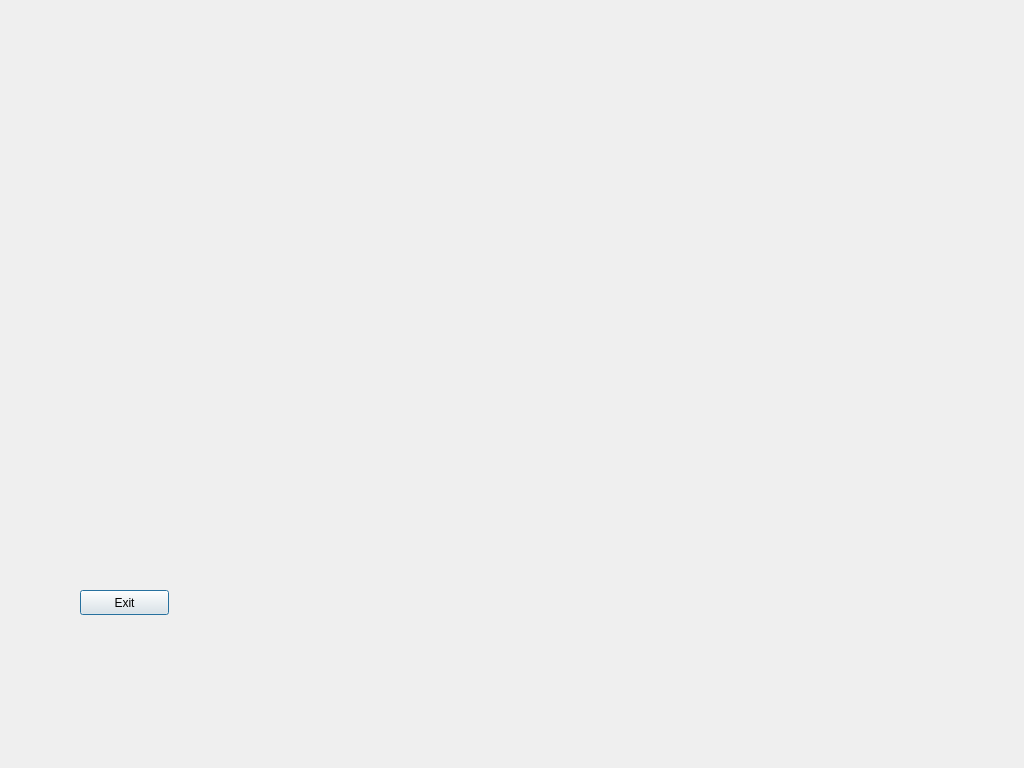
<?xml version="1.0" encoding="UTF-8"?>
<ui version="4.0">
 <class>NetworkSettings</class>
 <widget class="QDialog" name="NetworkSettings">
  <property name="geometry">
   <rect>
    <x>0</x>
    <y>0</y>
    <width>1024</width>
    <height>768</height>
   </rect>
  </property>
  <property name="windowTitle">
   <string>Dialog</string>
  </property>
  <widget class="QPushButton" name="pushButton">
   <property name="geometry">
    <rect>
     <x>80</x>
     <y>590</y>
     <width>89</width>
     <height>25</height>
    </rect>
   </property>
   <property name="text">
    <string>Exit</string>
   </property>
  </widget>
 </widget>
 <resources/>
 <connections/>
</ui>
